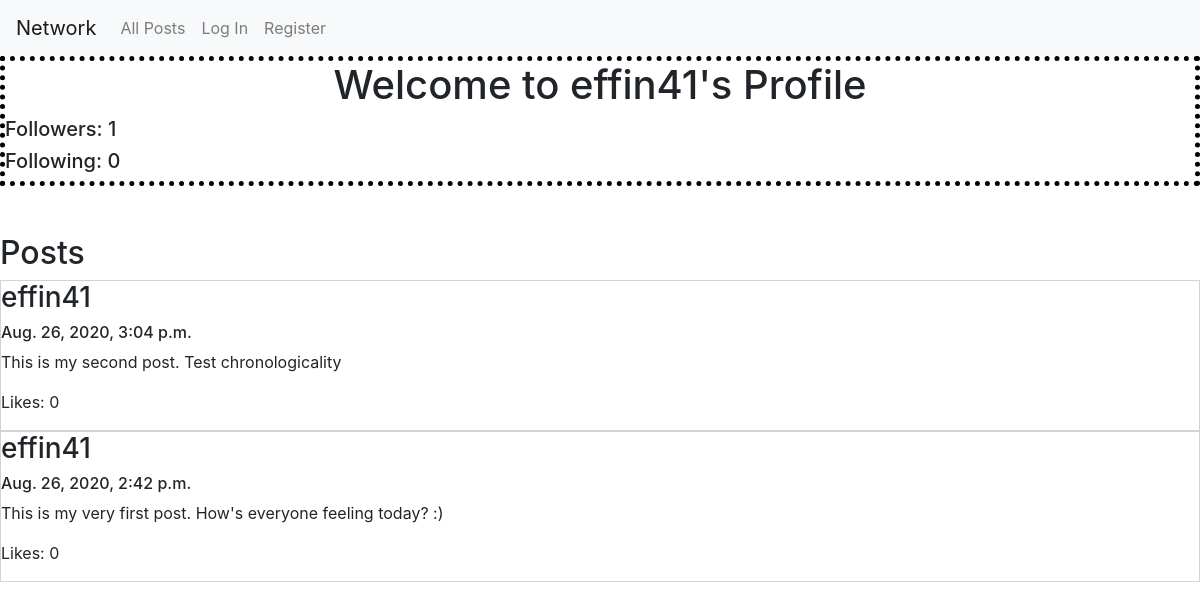
Page /profilePage/effin41 on the committed database.
### network/models.py (models this page shows)
class User(AbstractUser):
    numFollowers = models.IntegerField(default = 0)
    numFollowing = models.IntegerField(default = 0)

class Post(models.Model):
    owner = models.ForeignKey(User, on_delete=models.CASCADE)
    content = models.CharField(max_length = 280)
    likes = models.IntegerField(default = 0)
    timestamp = models.DateTimeField()

### network/views.py (the view)
# urls.py: path("profilePage/<str:username>", views.profile_page, name="profile"),
def profile_page(request, username):
    user = User.objects.get(username = username)
    userID = user.id
    posts = Post.objects.filter(owner = userID)
    posts = posts.order_by("-timestamp").all()
    isFollowing = False
    newFollowForm = FollowForm(initial={'followingUser': request.user.id, 'followedUser': userID})
    if (request.user.is_authenticated):
        registeredUser = User.objects.get(username = request.user.username)
        registeredUserID = registeredUser.id
        if (Following.objects.filter(followingUser = registeredUserID, followedUser = userID).exists()):
            isFollowing = True
    context = {"profile": user, "posts": posts, "isFollowing": isFollowing, "form": newFollowForm}
    return render(request, "network/profile.html", context)

### network/templates/network/profile.html (shortened to what this page needs)
{% extends "network/layout.html" %}
{% block body %}
<div id="profile-info" style="border: 5px dotted black">
    <h1 style="text-align: center;">Welcome to {{ profile.username }}'s Profile</h1>
    <h5>Followers: {{profile.numFollowers}}</h5>
    <h5>Following: {{profile.numFollowing}}</h5>
</div><br/><br/>
<h2>Posts</h2>
<div id="post-view">
    {% for post in posts %}
        <div style="border: 1px solid lightgray;">
            <h3>{{post.owner}}</h3>
            <h6>{{post.timestamp}}</h6>
            <p>{{post.content}}</p>
            <p>Likes: {{post.likes}}</p>
        </div>
    {% endfor %}
</div>
{% endblock %}

### rows in the picture
User: username "effin41", numFollowers "1", numFollowing "0"
Post: owner "effin41", timestamp "Aug. 26, 2020, 3:04 p.m.", content "This is my second post. Test chronologicality", likes "0"
Post: owner "effin41", timestamp "Aug. 26, 2020, 2:42 p.m.", content "This is my very first post. How's everyone feeling today? :)", likes "0"
